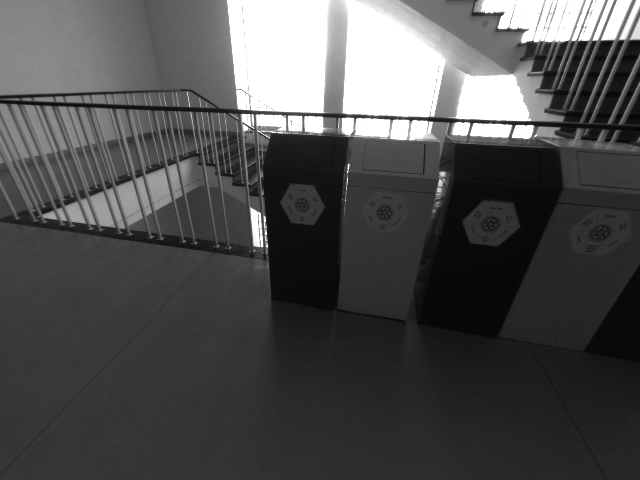
//> input picture g2o边/1.png, 640 x 480 px
$ ./histogram   (built with g++ and OpenCV 4)
//> lines starting //> are read from the running program, lines starting //| are printed output that depends on the picture
#include <opencv2/opencv.hpp>
#include <opencv2/imgproc/imgproc.hpp>
using namespace cv;

int main(  )
{
    Mat srcImage;
    srcImage=imread("/home/q/slambook2/ch7/1.png");
//> srcImage is the input picture: 480 rows x 640 cols, CV_8UC3; min 5, max 255, mean 78.8
    imshow( "素材图", srcImage );

    int bins = 256;
    int hist_size[] = {bins};
    float range[] = { 0, 256 };// 从0开始(含)到256(不含)
    const float* ranges[] = { range};
    MatND redHist,grayHist,blueHist;

    int channels_r[] = {0};
    // 进行直方图的计算（红色分量部分） 用 calcHist 函数计算一维直方图
    calcHist( &srcImage, 1, channels_r, Mat(),redHist, 1, hist_size, ranges,true, false );
//> redHist = 256 values, max 28941 at index 255, min 0 at index 0, mean 1200

    // 进行直方图的计算（绿色分量部分）
    int channels_g[] = {1};
    calcHist( &srcImage, 1, channels_g, Mat(),grayHist, 1, hist_size, ranges,true,false );
//> grayHist has the same summary as redHist

    // 进行直方图的计算（蓝色分量部分）
    int channels_b[] = {2};
    calcHist( &srcImage, 1, channels_b, Mat(),blueHist, 1, hist_size, ranges,true,false );
//> blueHist has the same summary as redHist

    //绘制出三色直方图 参数准备
    double maxValue_red,maxValue_green,maxValue_blue;
    minMaxLoc(redHist, 0, &maxValue_red, 0, 0);
//> maxValue_red = 28941
    minMaxLoc(grayHist, 0, &maxValue_green, 0, 0);
//> maxValue_green = 28941
    minMaxLoc(blueHist, 0, &maxValue_blue, 0, 0);
//> maxValue_blue = 28941
    int scale = 1;
    int histHeight=256;
    Mat histImage = Mat::zeros(histHeight,bins*3, CV_8UC3);

    //正式开始绘制
    for(int i=0;i<bins;i++)
    {
        //参数准备
        float binValue_red = redHist.at<float>(i);
        float binValue_green = grayHist.at<float>(i);
        float binValue_blue = blueHist.at<float>(i);
        int intensity_red = cvRound(binValue_red*histHeight/maxValue_red);  //要绘制的高度
        int intensity_green = cvRound(binValue_green*histHeight/maxValue_green);  //要绘制的高度
        int intensity_blue = cvRound(binValue_blue*histHeight/maxValue_blue);  //要绘制的高度

        //绘制红色分量的直方图
        line(histImage,Point(i,histHeight-1),Point(i, histHeight - intensity_red),CV_RGB(255,0,0));
        //绘制绿色分量的直方图
        line(histImage,Point(i+bins,histHeight-1),Point(i+bins, histHeight - intensity_green),CV_RGB(0,255,0));
        //绘制蓝色分量的直方图
        line(histImage,Point(i+bins*2,histHeight-1),Point(i+bins*2, histHeight - intensity_blue),CV_RGB(0,0,255));
    }
//> this loop made 256 passes
//> (binValue_red, binValue_green, binValue_blue, intensity_red, intensity_green, intensity_blue) on passes 1 to 3: (0, 0, 0, 0, 0, 0), (0, 0, 0, 0, 0, 0), (0, 0, 0, 0, 0, 0)
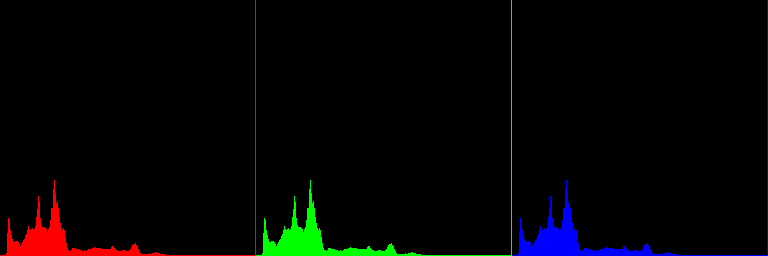
//> histImage: 256 rows x 768 cols, CV_8UC3; mean B, G, R 3.6, 3.6, 3.6
    imshow( "图像的RGB直方图", histImage );
    waitKey(0);
    return 0;
}

$ run again, with g2o边/0.png copied over g2o边/1.png
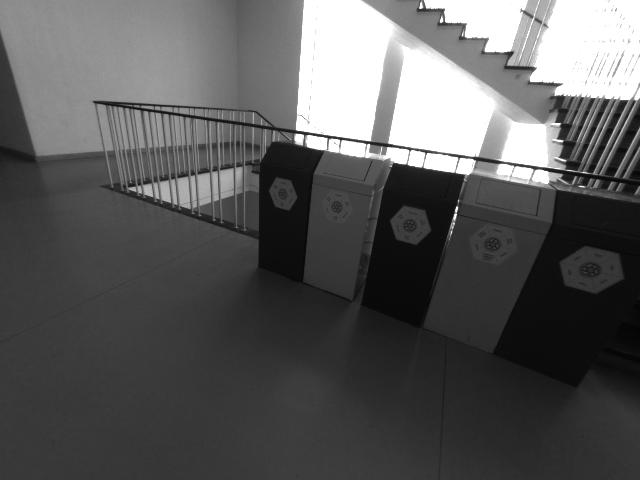
//> input picture g2o边/0.png, 640 x 480 px
//> srcImage is the input picture: 480 rows x 640 cols, CV_8UC3; min 4, max 255, mean 90.1
//> redHist = 256 values, max 34371 at index 255, min 0 at index 0, mean 1200
//> grayHist has the same summary as redHist
//> blueHist has the same summary as redHist
//> maxValue_red = 34371
//> the loop `for(int i=0;i<bins;i++)` made 256 passes
//> (binValue_red, binValue_green, binValue_blue, intensity_red, intensity_green, intensity_blue) on passes 1 to 3: (0, 0, 0, 0, 0, 0), (0, 0, 0, 0, 0, 0), (0, 0, 0, 0, 0, 0)
//> after the loop `for(int i=0;i<bins;i++)`:
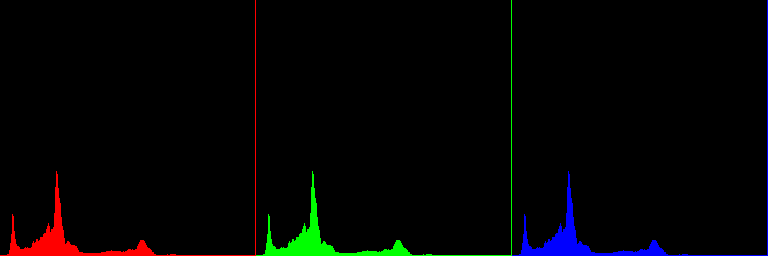
//> histImage: 256 rows x 768 cols, CV_8UC3; mean B, G, R 3, 3, 3

$ run again, with g2o边/2.png copied over g2o边/1.png
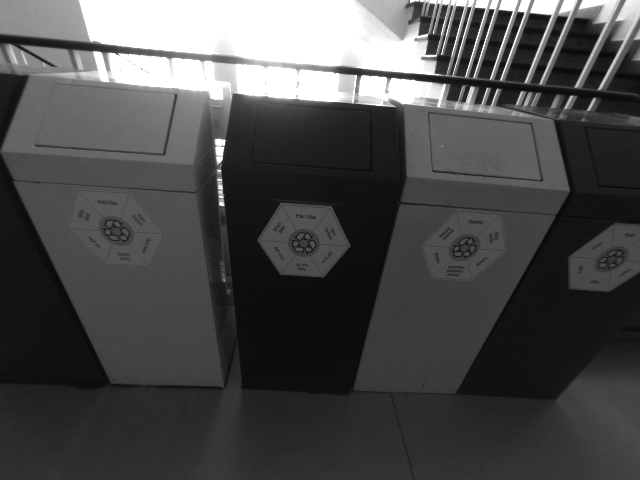
//> input picture g2o边/2.png, 640 x 480 px
//> srcImage is the input picture: 480 rows x 640 cols, CV_8UC3; min 7, max 255, mean 75
//> redHist = 256 values, max 25641 at index 255, min 0 at index 0, mean 1200
//> grayHist has the same summary as redHist
//> blueHist has the same summary as redHist
//> maxValue_red = 25641
//> the loop `for(int i=0;i<bins;i++)` made 256 passes
//> (binValue_red, binValue_green, binValue_blue, intensity_red, intensity_green, intensity_blue) on passes 1 to 3: (0, 0, 0, 0, 0, 0), (0, 0, 0, 0, 0, 0), (0, 0, 0, 0, 0, 0)
//> after the loop `for(int i=0;i<bins;i++)`:
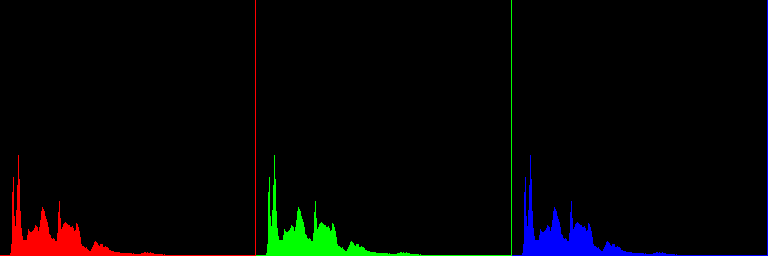
//> histImage: 256 rows x 768 cols, CV_8UC3; mean B, G, R 4, 4, 4
